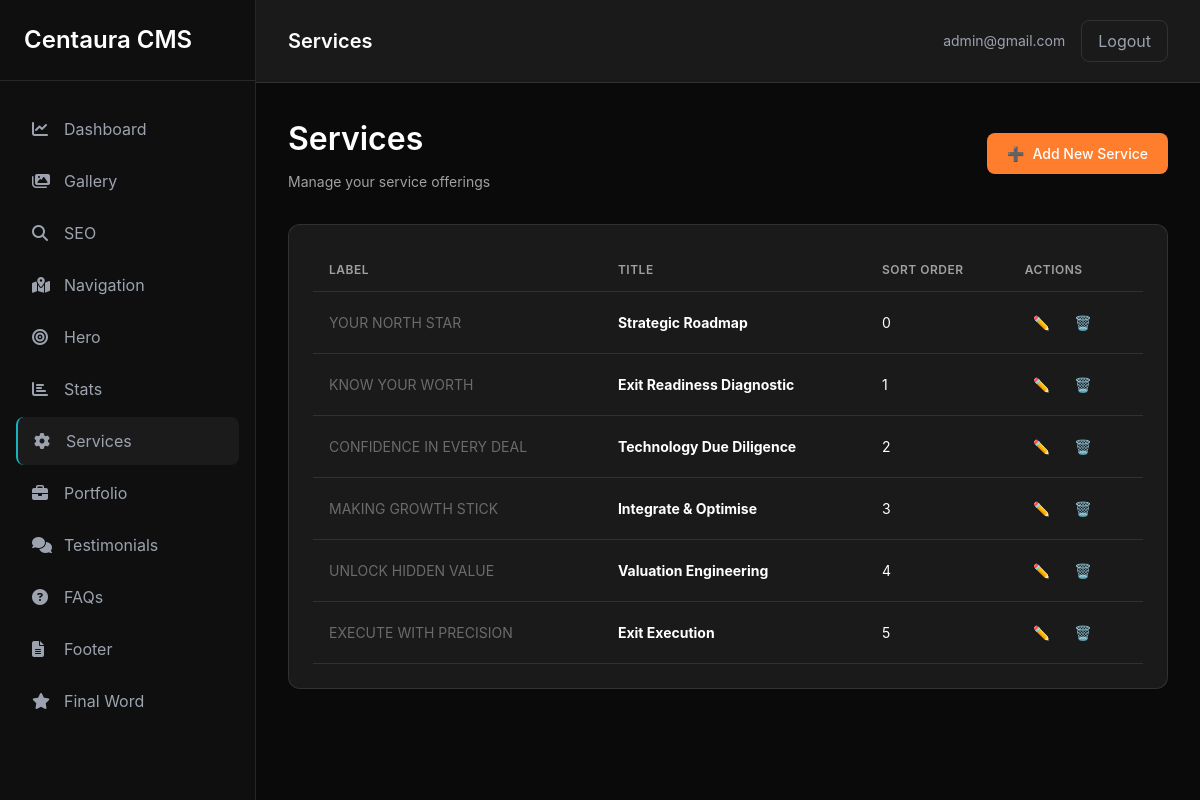
The page /dashboard/services/ (signed in) on the database its author committed.
### content/models.py (models this page shows, shortened)
class Service(models.Model):
    label = models.CharField(max_length=100, blank=True, null=True)
    title = models.CharField(max_length=200)
    description = models.TextField()
    outcome = models.TextField(blank=True, null=True)
    icon = models.CharField(max_length=100, blank=True, null=True)
    image_url = models.URLField(blank=True, null=True)
    sort_order = models.IntegerField(default=0)
    content = models.JSONField(default=dict, blank=True)
    created_at = models.DateTimeField(auto_now_add=True)
    updated_at = models.DateTimeField(auto_now=True)
    class Meta:
        verbose_name = 'Service'
        verbose_name_plural = 'Services'
        ordering = ['sort_order', 'created_at']

### dashboard/views.py (the view)
# urls.py: path('services/', views.services_list, name='services_list'),
@login_required
def services_list(request):
    services = Service.objects.all().order_by('sort_order')
    return render(request, 'dashboard/services/list.html', {'services': services})

### dashboard/templates/dashboard/services/list.html (shortened to what this page needs)
{% extends 'dashboard/base.html' %}
{% block page_title %}Services{% endblock %}
{% block content %}
<div class="page-header-with-actions">
    <div>
        <h2 class="page-header-title">Services</h2>
        <p class="page-header-subtitle">Manage your service offerings</p>
    </div>
    <a href="{% url 'dashboard:service_new' %}" class="btn btn-primary">
        <span>➕</span>
        <span>Add New Service</span>
    </a>
</div>
<div class="card">
    {% if services %}
    <table class="table">
        <thead>
            <tr>
                <th>Label</th>
                <th>Title</th>
                <th>Sort Order</th>
                <th>Actions</th>
            </tr>
        </thead>
        <tbody>
            {% for service in services %}
            <tr>
                <td><span class="text-muted">{{ service.label|default:'—' }}</span></td>
                <td><strong>{{ service.title }}</strong></td>
                <td>{{ service.sort_order }}</td>
                <td>
                    <div class="flex gap-sm">
                        <a href="{% url 'dashboard:service_edit' service.id %}" class="btn-icon" title="Edit">
                            ✏️
                        </a>
                        <form method="POST" action="{% url 'dashboard:service_delete' service.id %}" style="display: inline;">
                            <button type="submit" class="btn-icon" title="Delete" onclick="return confirm('Are you sure?')">
                                🗑️
                            </button>
                        </form>
                    </div>
                </td>
            </tr>
            {% endfor %}
        </tbody>
    </table>
    {% else %}
    <p class="text-muted">No services yet. <a href="{% url 'dashboard:service_new' %}">Add your first service</a></p>
    {% endif %}
</div>
{% endblock %}

### dashboard/templates/dashboard/base.html (shortened to what this page needs)
<!DOCTYPE html>
<html lang="en">
<head>
    <script src="https://cdn.tailwindcss.com"></script>
    <link href="https://cdnjs.cloudflare.com/ajax/libs/font-awesome/6.5.0/css/all.min.css" rel="stylesheet"/>
    {% load static %}
    <link rel="stylesheet" href="{% static 'dashboard/css/dashboard.css' %}">
</head>
<body class="bg-dark-bg text-white">
    <div class="flex min-h-screen">
        <aside class="w-64 bg-dark-sidebar border-r border-white/10 fixed h-screen overflow-y-auto">
            <div class="p-6 border-b border-white/10 mb-6">
                <h2 class="text-2xl font-semibold text-white">Centaura CMS</h2>
            </div>
            <nav>
                <ul class="space-y-1 px-4">
                    <li>
                        <a href="{% url 'dashboard:home' %}" class="flex items-center gap-3 px-4 py-3 rounded-lg text-gray-400 hover:bg-white/5 hover:text-white transition-colors ">
                            <i class="fas fa-chart-line w-5"></i>
                            <span>Dashboard</span>
                        </a>
                    </li>
                    <li>
                        <a href="{% url 'dashboard:gallery' %}" class="flex items-center gap-3 px-4 py-3 rounded-lg text-gray-400 hover:bg-white/5 hover:text-white transition-colors ">
                            <i class="fas fa-images w-5"></i>
                            <span>Gallery</span>
                        </a>
                    </li>
                    <li>
                        <a href="{% url 'dashboard:seo_edit' %}" class="flex items-center gap-3 px-4 py-3 rounded-lg text-gray-400 hover:bg-white/5 hover:text-white transition-colors ">
                            <i class="fas fa-search w-5"></i>
                            <span>SEO</span>
                        </a>
                    </li>
                    <li>
                        <a href="{% url 'dashboard:navigation_edit' %}" class="flex items-center gap-3 px-4 py-3 rounded-lg text-gray-400 hover:bg-white/5 hover:text-white transition-colors ">
                            <i class="fas fa-map-marked-alt w-5"></i>
                            <span>Navigation</span>
                        </a>
                    </li>
                    <li>
                        <a href="{% url 'dashboard:hero_edit' %}" class="flex items-center gap-3 px-4 py-3 rounded-lg text-gray-400 hover:bg-white/5 hover:text-white transition-colors ">
                            <i class="fas fa-bullseye w-5"></i>
                            <span>Hero</span>
                        </a>
                    </li>
                    <li>
                        <a href="{% url 'dashboard:stats_list' %}" class="flex items-center gap-3 px-4 py-3 rounded-lg text-gray-400 hover:bg-white/5 hover:text-white transition-colors ">
                            <i class="fas fa-chart-bar w-5"></i>
                            <span>Stats</span>
                        </a>
                    </li>
                    <li>
                        <a href="{% url 'dashboard:services_list' %}" class="flex items-center gap-3 px-4 py-3 rounded-lg text-gray-400 hover:bg-white/5 hover:text-white transition-colors {% if 'services' in request.resolver_match.url_name %}bg-white/5 text-accent-cyan border-l-2 border-accent-cyan{% endif %}">
                            <i class="fas fa-cog w-5"></i>
                            <span>Services</span>
                        </a>
                    </li>
                    <li>
                        <a href="{% url 'dashboard:portfolio_list' %}" class="flex items-center gap-3 px-4 py-3 rounded-lg text-gray-400 hover:bg-white/5 hover:text-white transition-colors ">
                            <i class="fas fa-briefcase w-5"></i>
                            <span>Portfolio</span>
                        </a>
                    </li>
                    <li>
                        <a href="{% url 'dashboard:testimonials_list' %}" class="flex items-center gap-3 px-4 py-3 rounded-lg text-gray-400 hover:bg-white/5 hover:text-white transition-colors ">
                            <i class="fas fa-comments w-5"></i>
                            <span>Testimonials</span>
                        </a>
                    </li>
                    <li>
                        <a href="{% url 'dashboard:faqs_list' %}" class="flex items-center gap-3 px-4 py-3 rounded-lg text-gray-400 hover:bg-white/5 hover:text-white transition-colors ">
                            <i class="fas fa-question-circle w-5"></i>
                            <span>FAQs</span>
                        </a>
                    </li>
                    <li>
                        <a href="{% url 'dashboard:footer_edit' %}" class="flex items-center gap-3 px-4 py-3 rounded-lg text-gray-400 hover:bg-white/5 hover:text-white transition-colors ">
                            <i class="fas fa-file-alt w-5"></i>
                            <span>Footer</span>
                        </a>
                    </li>
                    <li>
                        <a href="{% url 'dashboard:final_word_edit' %}" class="flex items-center gap-3 px-4 py-3 rounded-lg text-gray-400 hover:bg-white/5 hover:text-white transition-colors ">
                            <i class="fas fa-star w-5"></i>
                            <span>Final Word</span>
                        </a>
                    </li>
                </ul>
            </nav>
        </aside>
        <main class="flex-1 ml-64 flex flex-col">
            <header class="bg-dark-card border-b border-white/10 px-8 py-5 flex justify-between items-center">
                <h1 class="text-xl font-semibold text-white">{% block page_title %}Dashboard{% endblock %}</h1>
                <div class="flex items-center gap-4">
                    <span class="text-gray-400 text-sm">{{ user.username }}</span>
                    <a href="{% url 'dashboard:logout' %}" class="px-4 py-2 bg-transparent border border-white/10 text-gray-400 rounded-lg hover:bg-white/5 hover:text-white transition-colors">Logout</a>
                </div>
            </header>
            <div class="flex-1 p-8 bg-dark-bg">
                {% block content %}{% endblock %}
            </div>
        </main>
    </div>
</body>
</html>

### dashboard/static/dashboard/css/dashboard.css (style rules this page uses)
:root { --bg-dark: #0a0a0a; --bg-card: #1a1a1a; --bg-sidebar: #0f0f0f; --text-primary: #ffffff; --text-secondary: #a0a0a0; --text-muted: #6b6b6b; --accent-cyan: #19b2bc; --accent-orange: #ff7e2e; --border-color: rgba(255, 255, 255, 0.1); --hover-bg: rgba(255, 255, 255, 0.05); }
* { margin: 0; padding: 0; box-sizing: border-box; }
body { font-family: -apple-system, BlinkMacSystemFont, 'Segoe UI', 'Roboto', 'Oxygen', 'Ubuntu', 'Cantarell', sans-serif; background: var(--bg-dark); color: var(--text-primary); line-height: 1.6; }
.page-header-title { font-size: 32px; font-weight: 600; color: var(--text-primary); margin-bottom: 8px; }
.page-header-subtitle { color: var(--text-secondary); font-size: 14px; }
.page-header-with-actions { display: flex; justify-content: space-between; align-items: center; margin-bottom: 32px; }
.card { background: var(--bg-card); border: 1px solid var(--border-color); border-radius: 12px; padding: 24px; margin-bottom: 24px; }
.btn { display: inline-flex; align-items: center; gap: 8px; padding: 10px 20px; border-radius: 8px; font-size: 14px; font-weight: 500; cursor: pointer; border: none; transition: all 0.2s; text-decoration: none; }
.btn-primary { background: var(--accent-orange); color: white; }
.btn-icon { padding: 8px; background: transparent; border: none; color: var(--text-secondary); cursor: pointer; border-radius: 6px; transition: all 0.2s; }
.table { width: 100%; border-collapse: collapse; }
.table th, .table td { padding: 12px 16px; text-align: left; border-bottom: 1px solid var(--border-color); }
.table th { color: var(--text-secondary); font-size: 12px; font-weight: 600; text-transform: uppercase; letter-spacing: 0.5px; }
.table td { color: var(--text-primary); font-size: 14px; }
.text-muted { color: var(--text-muted); }
.flex { display: flex; }
.items-center { align-items: center; }
.justify-between { justify-content: space-between; }
.gap-sm { gap: 8px; }

### rows shown on the page
Service: label "YOUR NORTH STAR", title "Strategic Roadmap", sort_order "0"
Service: label "KNOW YOUR WORTH", title "Exit Readiness Diagnostic", sort_order "1"
Service: label "CONFIDENCE IN EVERY DEAL", title "Technology Due Diligence", sort_order "2"
Service: label "MAKING GROWTH STICK", title "Integrate & Optimise", sort_order "3"
Service: label "UNLOCK HIDDEN VALUE", title "Valuation Engineering", sort_order "4"
Service: label "EXECUTE WITH PRECISION", title "Exit Execution", sort_order "5"

### other values the page prints
{{ user.username }} "admin@gmail.com"
